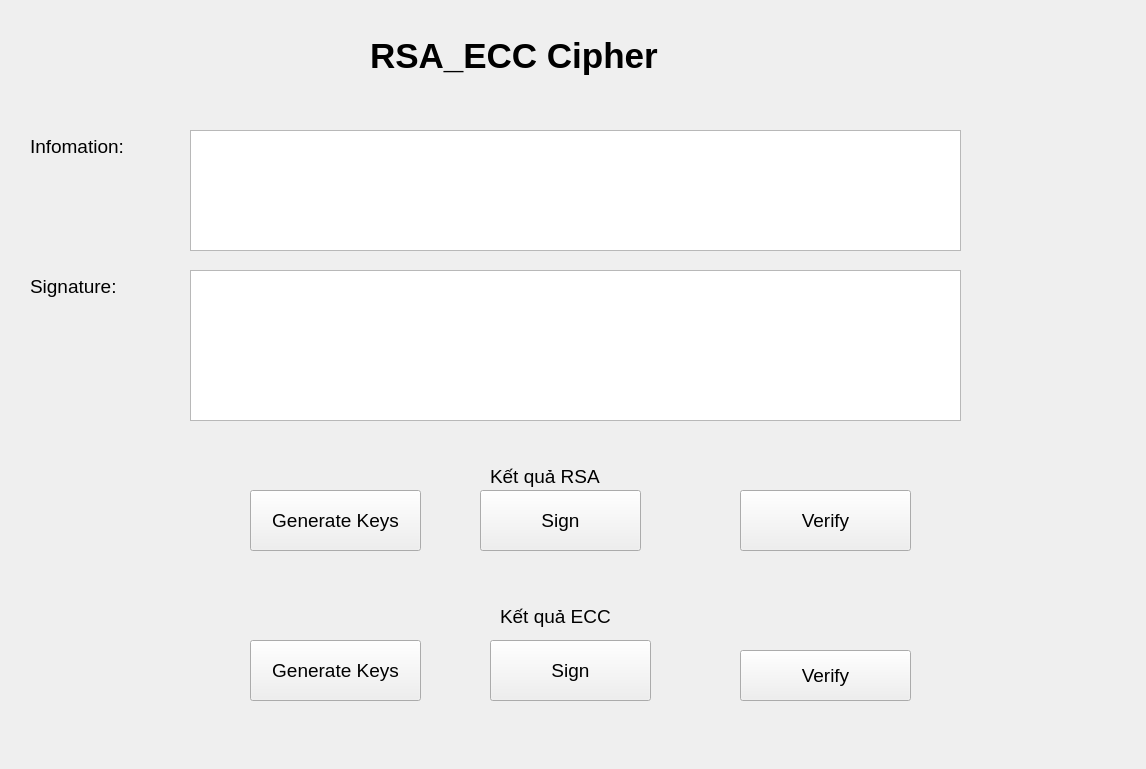
<?xml version="1.0" encoding="UTF-8"?>
<ui version="4.0">
 <class>MainWindow</class>
 <widget class="QMainWindow" name="MainWindow">
  <property name="geometry">
   <rect>
    <x>0</x>
    <y>0</y>
    <width>1146</width>
    <height>769</height>
   </rect>
  </property>
  <property name="windowTitle">
   <string>Ký số và xác minh (RSA &amp; ECC)</string>
  </property>
  <widget class="QWidget" name="centralwidget">
   <widget class="QTextEdit" name="txt_message">
    <property name="geometry">
     <rect>
      <x>190</x>
      <y>130</y>
      <width>771</width>
      <height>121</height>
     </rect>
    </property>
    <property name="placeholderText">
     <string/>
    </property>
   </widget>
   <widget class="QTextEdit" name="txt_signature">
    <property name="geometry">
     <rect>
      <x>190</x>
      <y>270</y>
      <width>771</width>
      <height>151</height>
     </rect>
    </property>
    <property name="placeholderText">
     <string/>
    </property>
   </widget>
   <widget class="QPushButton" name="btn_gen_key_rsa">
    <property name="geometry">
     <rect>
      <x>250</x>
      <y>490</y>
      <width>171</width>
      <height>61</height>
     </rect>
    </property>
    <property name="font">
     <font>
      <pointsize>14</pointsize>
     </font>
    </property>
    <property name="text">
     <string>Generate Keys</string>
    </property>
   </widget>
   <widget class="QPushButton" name="btn_sign_rsa">
    <property name="geometry">
     <rect>
      <x>480</x>
      <y>490</y>
      <width>161</width>
      <height>61</height>
     </rect>
    </property>
    <property name="font">
     <font>
      <pointsize>14</pointsize>
     </font>
    </property>
    <property name="text">
     <string>Sign</string>
    </property>
   </widget>
   <widget class="QPushButton" name="btn_verify_rsa">
    <property name="geometry">
     <rect>
      <x>740</x>
      <y>490</y>
      <width>171</width>
      <height>61</height>
     </rect>
    </property>
    <property name="font">
     <font>
      <pointsize>14</pointsize>
     </font>
    </property>
    <property name="text">
     <string>Verify</string>
    </property>
   </widget>
   <widget class="QLabel" name="lbl_result_rsa">
    <property name="geometry">
     <rect>
      <x>490</x>
      <y>460</y>
      <width>200</width>
      <height>32</height>
     </rect>
    </property>
    <property name="font">
     <font>
      <pointsize>14</pointsize>
     </font>
    </property>
    <property name="text">
     <string>Kết quả RSA</string>
    </property>
   </widget>
   <widget class="QPushButton" name="btn_gen_key_ecc">
    <property name="geometry">
     <rect>
      <x>250</x>
      <y>640</y>
      <width>171</width>
      <height>61</height>
     </rect>
    </property>
    <property name="font">
     <font>
      <pointsize>14</pointsize>
     </font>
    </property>
    <property name="text">
     <string>Generate Keys</string>
    </property>
   </widget>
   <widget class="QPushButton" name="btn_sign_ecc">
    <property name="geometry">
     <rect>
      <x>490</x>
      <y>640</y>
      <width>161</width>
      <height>61</height>
     </rect>
    </property>
    <property name="font">
     <font>
      <pointsize>14</pointsize>
     </font>
    </property>
    <property name="text">
     <string>Sign</string>
    </property>
   </widget>
   <widget class="QPushButton" name="btn_verify_ecc">
    <property name="geometry">
     <rect>
      <x>740</x>
      <y>650</y>
      <width>171</width>
      <height>51</height>
     </rect>
    </property>
    <property name="font">
     <font>
      <pointsize>14</pointsize>
     </font>
    </property>
    <property name="text">
     <string>Verify</string>
    </property>
   </widget>
   <widget class="QLabel" name="lbl_result_ecc">
    <property name="geometry">
     <rect>
      <x>500</x>
      <y>600</y>
      <width>200</width>
      <height>32</height>
     </rect>
    </property>
    <property name="font">
     <font>
      <pointsize>14</pointsize>
     </font>
    </property>
    <property name="text">
     <string>Kết quả ECC</string>
    </property>
   </widget>
   <widget class="QLabel" name="lbl_result_rsa_2">
    <property name="geometry">
     <rect>
      <x>370</x>
      <y>10</y>
      <width>411</width>
      <height>91</height>
     </rect>
    </property>
    <property name="font">
     <font>
      <pointsize>26</pointsize>
      <weight>75</weight>
      <bold>true</bold>
     </font>
    </property>
    <property name="text">
     <string>RSA_ECC Cipher</string>
    </property>
   </widget>
   <widget class="QLabel" name="lbl_result_rsa_3">
    <property name="geometry">
     <rect>
      <x>30</x>
      <y>130</y>
      <width>200</width>
      <height>32</height>
     </rect>
    </property>
    <property name="font">
     <font>
      <pointsize>14</pointsize>
     </font>
    </property>
    <property name="text">
     <string>Infomation:</string>
    </property>
   </widget>
   <widget class="QLabel" name="lbl_result_rsa_4">
    <property name="geometry">
     <rect>
      <x>30</x>
      <y>270</y>
      <width>200</width>
      <height>32</height>
     </rect>
    </property>
    <property name="font">
     <font>
      <pointsize>14</pointsize>
     </font>
    </property>
    <property name="text">
     <string>Signature:</string>
    </property>
   </widget>
  </widget>
 </widget>
 <resources/>
 <connections/>
</ui>
